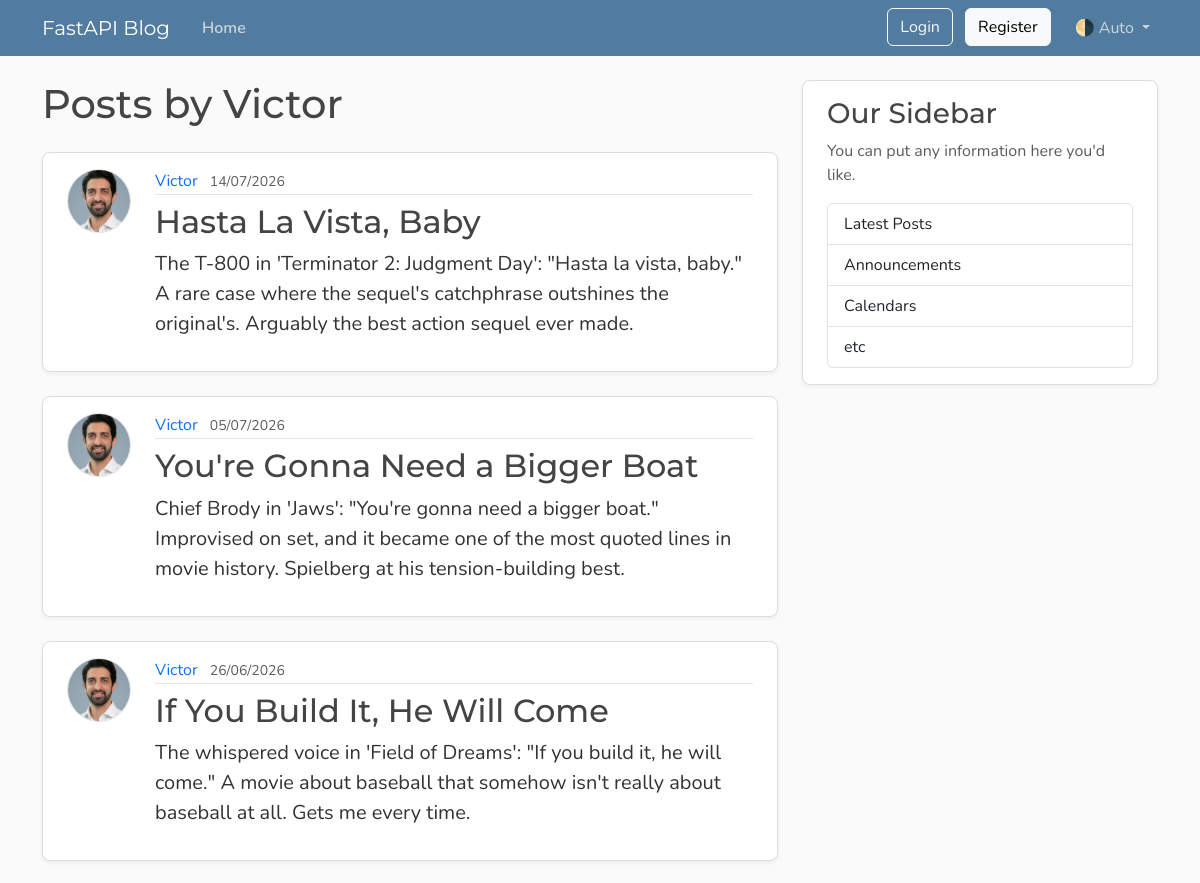
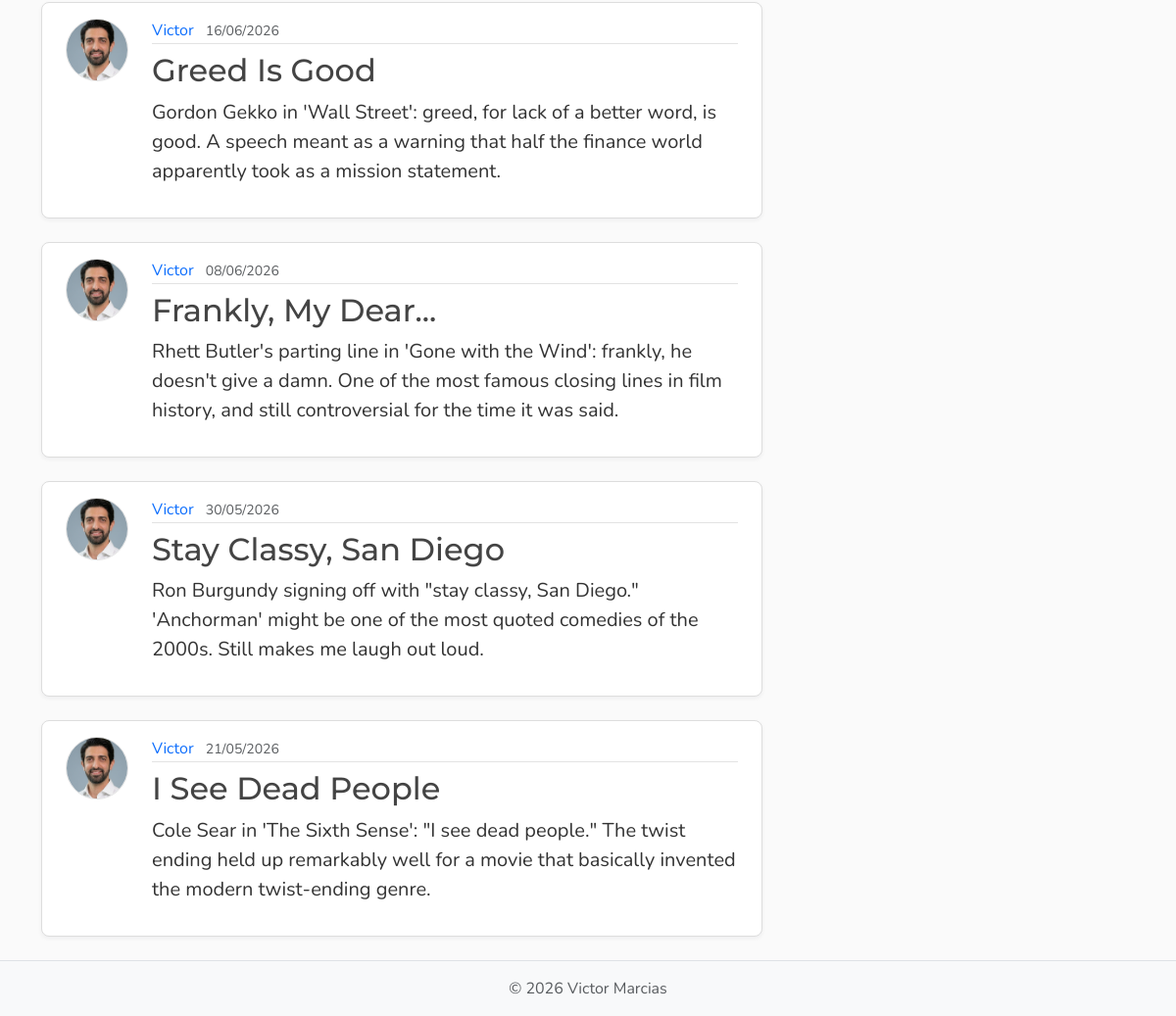
Screenshot of /users/2/posts with the database file from the repository (2 pictures, top to bottom).
### models.py (models this page shows, shortened)
class User(Base):
    __tablename__ = "users"
    id: Mapped[int] = mapped_column(Integer, primary_key=True, index=True)
    username: Mapped[str] = mapped_column(String(50), unique=True, nullable=False)
    email: Mapped[str] = mapped_column(String(120), unique=True, nullable=False)
    password_hash: Mapped[str] = mapped_column(String(200), nullable=False)
    image_file: Mapped[str | None] = mapped_column(
        String(200),
        nullable=True,
        default=None,
    )
    posts: Mapped[list[Post]] = relationship(
        back_populates="author",
        cascade="all, delete-orphan"
    )

class Post(Base):
    __tablename__ = "posts"
    id: Mapped[int] = mapped_column(Integer, primary_key=True, index=True)
    title: Mapped[str] = mapped_column(String(100), nullable=False)
    content: Mapped[str] = mapped_column(Text, nullable=False)
    user_id: Mapped[int] = mapped_column(
        ForeignKey("users.id"),
        nullable=False,
        index=True,
    )
    date_posted: Mapped[datetime] = mapped_column(
        DateTime(timezone=True),
        default=lambda: datetime.now(UTC),
    )
    author: Mapped[User] = relationship(back_populates="posts")

### main.py (the view)
@app.get("/users/{user_id}/posts", include_in_schema=False, name="user_posts")
async def user_posts_page(
    request: Request,
    user_id: int,
    db: Annotated[AsyncSession, Depends(get_db)],
):
    result = await db.execute(
        select(models.User)
        .where(models.User.id == user_id)
    )
    user = result.scalars().first()
    if not user:
        raise HTTPException(
            status_code=status.HTTP_404_NOT_FOUND,
            detail="User not found",
        )
    result = await db.execute(
        select(models.Post)
        .options(selectinload(models.Post.author))
        .where(models.Post.user_id == user_id)
        .order_by(models.Post.date_posted.desc())
    )
    posts = result.scalars().all()
    return templates.TemplateResponse(
        request,
        "user_posts.html",
        {"posts": posts, "user": user, "title": f"{user.username}'s Posts"},
    )

### templates/user_posts.html
{% extends "layout.html" %}
{% block content %}
  <h1 class="mb-4">Posts by {{ user.username }}</h1>
  {% for post in posts %}
    <article class="content-section py-3 px-4 mb-4">
      <div class="d-flex align-items-start gap-4">
        <img class="rounded-circle article-img flex-shrink-0"
             src="{{ post.author.image_path }}"
             alt="{{ post.author.username }}'s profile picture"
             width="64"
             height="64"
             loading="lazy">
        <div class="flex-grow-1">
          <div class="article-metadata mb-2">
            <a class="me-2"
               href="{{ url_for('user_posts', user_id=post.author.id) }}">{{ post.author.username }}</a>
            <small class="text-body-secondary">{{ post.date_posted.strftime('%d/%m/%Y') }}</small>
          </div>
          <h2>
            <a class="article-title"
               href="{{ url_for('post_page', post_id=post.id) }}">{{ post.title }}</a>
          </h2>
          <p class="article-content">{{ post.content }}</p>
        </div>
      </div>
    </article>
  {% else %}
    <p class="text-body-secondary">No posts by this user yet.</p>
  {% endfor %}
{% endblock content %}

### static/css/main.css (style rules this page uses)
:root { --font-heading: "Montserrat", system-ui, -apple-system, BlinkMacSystemFont, sans-serif; --font-body: "Nunito", system-ui, -apple-system, BlinkMacSystemFont, sans-serif; --color-bg-body: #fafafa; --color-bg-content: #ffffff; --color-text-primary: #333333; --color-text-heading: #444444; --color-steel: #527c9f; --color-nav-link: #cbd5db; --color-nav-link-hover: #ffffff; --color-link-hover: #428bca; --color-border: #dddddd; --color-border-light: #e3e3e3; --spacing-xl: 5rem; --article-img-size: 4rem; --account-img-size: 7.813rem; }
body { font-family: var(--font-body); background: var(--color-bg-body); color: var(--color-text-primary); }
h1, h2, h3, h4, h5, h6 { font-family: var(--font-heading); color: var(--color-text-heading); }
a { text-decoration: none; }
.content-section { background: var(--color-bg-content); border: 1px solid var(--color-border); border-radius: 0.5rem; box-shadow: 0 2px 4px rgba(15, 23, 42, 0.05); transition: box-shadow 0.15s ease, transform 0.15s ease, border-color 0.15s ease; }
.article-title { color: var(--color-text-heading); transition: color 0.2s ease-in-out; }
.article-content { white-space: pre-line; font-size: 1.25rem; }
.article-img { height: var(--article-img-size); width: var(--article-img-size); flex-shrink: 0; object-fit: cover; border: 1px solid var(--color-border-light); box-shadow: 0 0 0 2px var(--color-bg-content); }
.article-metadata { padding-bottom: 0.063rem; border-bottom: 1px solid var(--color-border-light); }
.article-metadata a { transition: color 0.2s ease-in-out; }

### rows the page displays
User: username "Victor"
Post: author.username "Victor", date_posted "14/07/2026", title "Hasta La Vista, Baby", content "The T-800 in 'Terminator 2: Judgment Day': \"Hasta la vista, baby.\" A rare case where the sequel's catchphrase outshines the original's. Arguably the best action sequel ever made."
Post: author.username "Victor", date_posted "05/07/2026", title "You're Gonna Need a Bigger Boat", content "Chief Brody in 'Jaws': \"You're gonna need a bigger boat.\" Improvised on set, and it became one of the most quoted lines in movie history. Spielberg at his tension-building best."
Post: author.username "Victor", date_posted "26/06/2026", title "If You Build It, He Will Come", content "The whispered voice in 'Field of Dreams': \"If you build it, he will come.\" A movie about baseball that somehow isn't really about baseball at all. Gets me every time."
Post: author.username "Victor", date_posted "16/06/2026", title "Greed Is Good", content "Gordon Gekko in 'Wall Street': greed, for lack of a better word, is good. A speech meant as a warning that half the finance world apparently took as a mission statement."
Post: author.username "Victor", date_posted "08/06/2026", title "Frankly, My Dear...", content "Rhett Butler's parting line in 'Gone with the Wind': frankly, he doesn't give a damn. One of the most famous closing lines in film history, and still controversial for the time it was said."
Post: author.username "Victor", date_posted "30/05/2026", title "Stay Classy, San Diego", content "Ron Burgundy signing off with \"stay classy, San Diego.\" 'Anchorman' might be one of the most quoted comedies of the 2000s. Still makes me laugh out loud."
Post: author.username "Victor", date_posted "21/05/2026", title "I See Dead People", content "Cole Sear in 'The Sixth Sense': \"I see dead people.\" The twist ending held up remarkably well for a movie that basically invented the modern twist-ending genre."
